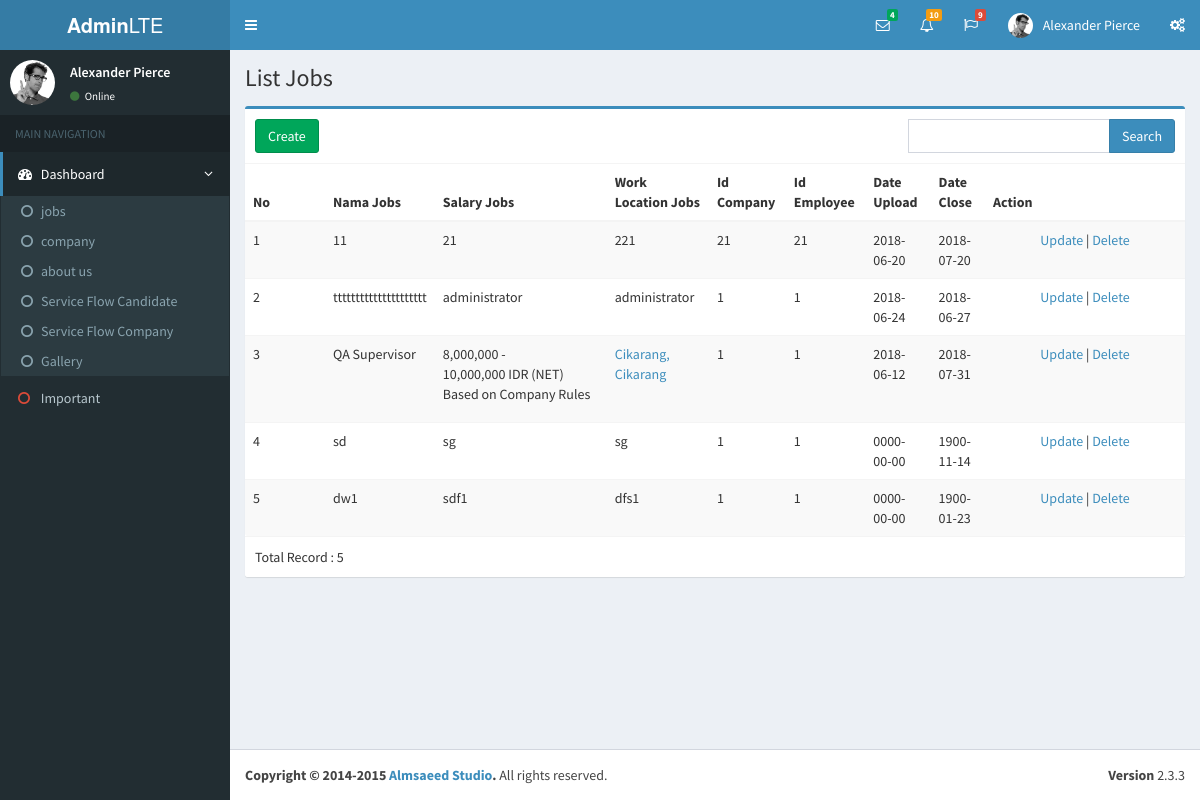
Page /index.php/administrator/jobs on the committed database.
### tables this page shows
CREATE TABLE `jobs` (
  `id_jobs` int(11) NOT NULL AUTO_INCREMENT,
  `nama_jobs` varchar(50) NOT NULL,
  `description_jobs` text NOT NULL,
  `general_requirement_jobs` text NOT NULL,
  `language_requirement_jobs` text NOT NULL,
  `benefits_jobs` text NOT NULL,
  `salary_jobs` text NOT NULL,
  `work_location_jobs` text NOT NULL,
  `working_hours_jobs` text NOT NULL,
  `id_company` int(11) NOT NULL,
  `id_employee` int(11) NOT NULL,
  `date_upload` date NOT NULL,
  `date_close` date NOT NULL,
  PRIMARY KEY (`id_jobs`)
);

### application/libraries/Template.php (called while the page is built, shortened)
<?php
class Template
{
    var $template_data = array();
    function set($name, $value)
    {
        $this->template_data[$name] = $value;
    }
    function load($template = '', $view = '', $view_data = array(), $return = FALSE)
    {
        $this->CI = & get_instance();
        $this->set('contents', $this->CI->load->view($view, $view_data, TRUE));
        return $this->CI->load->view($template, $this->template_data, $return);
    }
}

### application/controllers/Administrator.php (called while the page is built, shortened)
<?php
class Administrator extends CI_Controller
{
    public function jobs()
    {
        $q = urldecode($this->input->get('q', TRUE));
        $start = intval($this->input->get('start'));
        if ($q != '') {
            $config['base_url'] = base_url() . 'administrator/jobs/?q=' . urlencode($q);
            $config['first_url'] = base_url() . 'administrator/jobs/?q=' . urlencode($q);
        } else {
            $config['base_url'] = base_url() . 'administrator/jobs/';
            $config['first_url'] = base_url() . 'administrator/jobs/';
        }
        $config['per_page'] = 10;
        $config['page_query_string'] = TRUE;
        $config['total_rows'] = $this->Jobs_model->total_rows_jobs($q);
        $jobs = $this->Jobs_model->get_limit_data_jobs($config['per_page'], $start, $q);
        $this->pagination->initialize($config);
        $data = array(
            'jobs_data' => $jobs,
            'q' => $q,
            'pagination' => $this->pagination->create_links(),
            'total_rows' => $config['total_rows'],
            'start' => $start,
            'page' => 'jobs',
            'title' => 'List Jobs'
        );
        $this->template->load('administrator/template', 'administrator/view_jobs_list', $data);
    }
}

### index.php (called while the page is built, shortened)
<?php
require_once BASEPATH.'core/CodeIgniter.php';

### application/config/config.php (called while the page is built, shortened)
<?php
$config['base_url'] = (isset($_SERVER['HTTPS']) ? "https://" : "http://") . $_SERVER['HTTP_HOST'] . str_replace(basename($_SERVER['SCRIPT_NAME']), "", $_SERVER['SCRIPT_NAME']);
$config['index_page'] = '';
$config['uri_protocol']	= 'REQUEST_URI';
$config['url_suffix'] = '.io';
$config['language']	= 'english';
$config['charset'] = 'UTF-8';
$config['enable_hooks'] = FALSE;
$config['subclass_prefix'] = 'MY_';
$config['composer_autoload'] = FALSE;
$config['permitted_uri_chars'] = 'a-z 0-9~%.:_\-';
$config['enable_query_strings'] = FALSE;
$config['controller_trigger'] = 'c';
$config['function_trigger'] = 'm';
$config['directory_trigger'] = 'd';
$config['allow_get_array'] = TRUE;
$config['log_threshold'] = 0;
$config['log_path'] = '';
$config['log_file_extension'] = '';
$config['log_file_permissions'] = 0644;
$config['log_date_format'] = 'Y-m-d H:i:s';
$config['error_views_path'] = '';
$config['cache_path'] = '';
$config['cache_query_string'] = FALSE;
$config['encryption_key'] = 'randomstring';
$config['sess_driver'] = 'files';
$config['sess_cookie_name'] = 'ci_session';
$config['sess_expiration'] = 7200;
$config['sess_save_path'] = NULL;
$config['sess_match_ip'] = FALSE;
$config['sess_time_to_update'] = 300;
$config['sess_regenerate_destroy'] = FALSE;
$config['cookie_prefix']	= '';
$config['cookie_domain']	= '';
$config['cookie_path']		= '/';
$config['cookie_secure']	= FALSE;
$config['cookie_httponly'] 	= FALSE;
$config['standardize_newlines'] = FALSE;
$config['global_xss_filtering'] = FALSE;
$config['csrf_protection'] = FALSE;
$config['csrf_token_name'] = 'csrf_test_name';
$config['csrf_cookie_name'] = 'csrf_cookie_name';
$config['csrf_expire'] = 7200;
$config['csrf_regenerate'] = TRUE;
$config['csrf_exclude_uris'] = array();
$config['compress_output'] = FALSE;
$config['time_reference'] = 'local';
$config['rewrite_short_tags'] = FALSE;
$config['proxy_ips'] = '';

### application/config/pagination.php (called while the page is built, shortened)
<?php  if ( ! defined('BASEPATH')) exit('No direct script access allowed');
$config['query_string_segment'] = 'start';
$config['full_tag_open'] = '<nav><ul class="pagination pagination-sm no-margin pull-right" style="margin-top:0px">';
$config['full_tag_close'] = '</ul></nav>';
$config['first_link'] = 'First';
$config['first_tag_open'] = '<li>';
$config['first_tag_close'] = '</li>';
$config['last_link'] = 'Last';
$config['last_tag_open'] = '<li>';
$config['last_tag_close'] = '</li>';
$config['next_link'] = 'Next';
$config['next_tag_open'] = '<li>';
$config['next_tag_close'] = '</li>';

### application/models/Jobs_model.php (called while the page is built, shortened)
<?php
class Jobs_model extends CI_Model
{
    public $table = 'jobs';
    public $id = 'id_jobs';
    public $order = 'DESC';
    function total_rows_jobs($q = NULL)
    {
        $this->db->like('id_jobs', $q);
        $this->db->or_like('nama_jobs', $q);
        $this->db->or_like('description_jobs', $q);
        $this->db->or_like('general_requirement_jobs', $q);
        $this->db->or_like('language_requirement_jobs', $q);
        $this->db->or_like('benefits_jobs', $q);
        $this->db->or_like('salary_jobs', $q);
        $this->db->or_like('work_location_jobs', $q);
        $this->db->or_like('working_hours_jobs', $q);
        $this->db->or_like('id_company', $q);
        $this->db->or_like('id_employee', $q);
        $this->db->or_like('date_upload', $q);
        $this->db->or_like('date_close', $q);
        $this->db->from($this->table);
        return $this->db->count_all_results();
    }
    function get_limit_data_jobs($limit, $start = 0, $q = NULL)
    {
        $this->db->order_by($this->id, $this->order);
        $this->db->like('id_jobs', $q);
        $this->db->or_like('nama_jobs', $q);
        $this->db->or_like('description_jobs', $q);
        $this->db->or_like('general_requirement_jobs', $q);
        $this->db->or_like('language_requirement_jobs', $q);
        $this->db->or_like('benefits_jobs', $q);
        $this->db->or_like('salary_jobs', $q);
        $this->db->or_like('work_location_jobs', $q);
        $this->db->or_like('working_hours_jobs', $q);
        $this->db->or_like('id_company', $q);
        $this->db->or_like('id_employee', $q);
        $this->db->or_like('date_upload', $q);
        $this->db->or_like('date_close', $q);
        $this->db->limit($limit, $start);
        return $this->db->get($this->table)->result();
    }
}

### application/views/administrator/view_jobs_list.php (the view, shortened to what this page needs)
<div class="content-wrapper">
	<section class="content-header">
		<h1>
			<?php echo $title;?>
		</h1>
	</section>
	<section class="content">
		<div class="box box-primary">
			<div class="box-header with-border">
				<?php echo anchor(site_url('administrator/jobs_create'),'Create', 'class="btn btn-success"'); ?>
				<form action="<?php echo site_url('administrator/jobs'); ?>"
					class="form-inline pull-right" method="get">
					<div class="input-group">
						<input type="text" class="form-control" name="q"
							value="<?php echo $q; ?>"> <span class="input-group-btn">
                          <button class="btn btn-primary" type="submit">Search</button>
						</span>
					</div>
				</form>
			</div>
			<div class="box-body table-responsive no-padding">
				<table class="table table-striped table-hover">
					<thead>
						<tr>
							<th>No</th>
							<th>Nama Jobs</th>
							<th>Salary Jobs</th>
							<th>Work Location Jobs</th>
							<th>Id Company</th>
							<th>Id Employee</th>
							<th>Date Upload</th>
							<th>Date Close</th>
							<th>Action</th>
						</tr>
					</thead>
					<tbody>
						<?php
    foreach ($jobs_data as $jobs) {
        ?>
                <tr>
							<td width="80px"><?php echo ++$start ?></td>
							<td><?php echo $jobs->nama_jobs ?></td>
							<td><?php echo $jobs->salary_jobs ?></td>
							<td><?php echo $jobs->work_location_jobs ?></td>
							<td><?php echo $jobs->id_company ?></td>
							<td><?php echo $jobs->id_employee ?></td>
							<td><?php echo $jobs->date_upload ?></td>
							<td><?php echo $jobs->date_close ?></td>
							<td style="text-align: center" width="200px">
				<?php
        echo anchor(site_url('administrator/jobs_update/' . $jobs->id_jobs), 'Update');
        echo ' | ';
        echo anchor(site_url('administrator/jobs_delete/' . $jobs->id_jobs), 'Delete', 'onclick="javasciprt: return confirm(\'Are You Sure ?\')"');
        ?>
			</td>
						</tr>
                <?php
    }
    ?>
					</tbody>
				</table>
			</div>
			<div class="box-footer clearfix">
				Total Record : <?php echo $total_rows ?>
            </div>
		</div>
	</section>
</div>

### application/views/administrator/template.php (shortened to what this page needs)
<!DOCTYPE html>
<html>
<head>
<link rel="stylesheet"
	href="<?php echo base_url('template/admin_lte/'); ?>bootstrap/css/bootstrap.min.css">
<link rel="stylesheet"
	href="<?php echo base_url('template/admin_lte/'); ?>plugins/font-awesome-4.4.0/css/font-awesome.min.css">
<link rel="stylesheet"
	href="<?php echo base_url('template/admin_lte/'); ?>plugins/ionicons-2.0.1/css/ionicons.min.css">
<link rel="stylesheet"
	href="<?php echo base_url('template/admin_lte/'); ?>dist/css/AdminLTE.min.css">
<link rel="stylesheet"
	href="<?php echo base_url('template/admin_lte/'); ?>dist/css/skins/_all-skins.min.css">
  <?php include "administrator_css.php"; ?>
</head>
<body class="hold-transition skin-blue fixed sidebar-mini">
	<div class="wrapper">
		<header class="main-header">
			<a href="<?php echo base_url('template/admin_lte/'); ?>index2.html"
				class="logo">
				<span class="logo-lg"><b>Admin</b>LTE</span>
			</a>
			<nav class="navbar navbar-static-top">
				<a href="#" class="sidebar-toggle" data-toggle="offcanvas"
					role="button"> <span class="sr-only">Toggle navigation</span>
				</a>
				<div class="navbar-custom-menu">
					<ul class="nav navbar-nav">
						<li class="dropdown messages-menu"><a href="#"
							class="dropdown-toggle" data-toggle="dropdown"> <i
								class="fa fa-envelope-o"></i> <span class="label label-success">4</span>
						</a>
							</li>
						<li class="dropdown notifications-menu"><a href="#"
							class="dropdown-toggle" data-toggle="dropdown"> <i
								class="fa fa-bell-o"></i> <span class="label label-warning">10</span>
						</a>
							</li>
						<li class="dropdown tasks-menu"><a href="#"
							class="dropdown-toggle" data-toggle="dropdown"> <i
								class="fa fa-flag-o"></i> <span class="label label-danger">9</span>
						</a>
							</li>
						<li class="dropdown user user-menu"><a href="#"
							class="dropdown-toggle" data-toggle="dropdown"> <img
								src="<?php echo base_url('template/admin_lte/'); ?>dist/img/user2-160x160.jpg"
								class="user-image" alt="User Image"> <span class="hidden-xs">Alexander
									Pierce</span>
						</a>
							</li>
						<li><a href="#" data-toggle="control-sidebar"><i
								class="fa fa-gears"></i></a></li>
					</ul>
				</div>
			</nav>
		</header>
		<aside class="main-sidebar">
			<section class="sidebar">
				<div class="user-panel">
					<div class="pull-left image">
						<img
							src="<?php echo base_url('template/admin_lte/'); ?>dist/img/user2-160x160.jpg"
							class="img-circle" alt="User Image">
					</div>
					<div class="pull-left info">
						<p>Alexander Pierce</p>
						<a href="#"><i class="fa fa-circle text-success"></i> Online</a>
					</div>
				</div>
				<ul class="sidebar-menu">
					<li class="header">MAIN NAVIGATION</li>
					<li class="active treeview"><a href="#"> <i class="fa fa-dashboard"></i>
							<span>Dashboard</span> <i class="fa fa-angle-left pull-right"></i>
					</a>
						<ul class="treeview-menu">
							<li><a href="http://localhost:81/bkk_lte/administrator/jobs"><i
									class="fa fa-circle-o"></i>jobs</a></li>
							<li><a href="http://localhost:81/bkk_lte/administrator/company"><i
									class="fa fa-circle-o"></i>company</a></li>
							<li><a href="http://localhost:81/bkk_lte/administrator/about_us"><i
									class="fa fa-circle-o"></i>about us</a></li>
							<li><a
								href="http://localhost:81/bkk_lte/administrator/service_flow_candidate"><i
									class="fa fa-circle-o"></i>Service Flow Candidate</a></li>
							<li><a
								href="http://localhost:81/bkk_lte/administrator/service_flow_company"><i
									class="fa fa-circle-o"></i>Service Flow Company</a></li>
									<li><a
								href="http://localhost:81/bkk_lte/administrator/gallery"><i
									class="fa fa-circle-o"></i>Gallery</a></li>
						</ul></li>
					<li><a href="#"><i class="fa fa-circle-o text-red"></i> <span>Important</span></a></li>
				</ul>
			</section>
		</aside>
		<?php echo $contents; ?>
		<footer class="main-footer">
			<div class="pull-right hidden-xs">
				<b>Version</b> 2.3.3
			</div>
			<strong>Copyright &copy; 2014-2015 <a
				href="http://almsaeedstudio.com">Almsaeed Studio</a>.
			</strong> All rights reserved.
		</footer>
	</div>
</body>
</html>

### application/views/administrator/administrator_css.php
<?php
if (isset($page) && $page == 'jobs') {
    ?>
<link rel="stylesheet"
	href="<?php echo base_url('template/admin_lte/'); ?>plugins/datepicker/datepicker3.css">
<?php
} else if (isset($page) && $page == 'company') {
    ?>
<link rel="stylesheet"
	href="<?php echo base_url('template/admin_lte/'); ?>plugins/datepicker/datepicker3.css">
<?php
}

### rows in the picture
jobs: nama_jobs "11", salary_jobs "21", work_location_jobs "221", id_company "21", id_employee "21", date_upload "2018-06-20", date_close "2018-07-20", id_jobs "Update", id_jobs "Delete"
jobs: nama_jobs "ttttttttttttttttttttt", salary_jobs "administrator", work_location_jobs "administrator", id_company "1", id_employee "1", date_upload "2018-06-24", date_close "2018-06-27", id_jobs "Update", id_jobs "Delete"
jobs: nama_jobs "QA Supervisor", salary_jobs "8,000,000 - 10,000,000 IDR (NET) Based on Company Rules", work_location_jobs "Cikarang, Cikarang", id_company "1", id_employee "1", date_upload "2018-06-12", date_close "2018-07-31", id_jobs "Update", id_jobs "Delete"
jobs: nama_jobs "sd", salary_jobs "sg", work_location_jobs "sg", id_company "1", id_employee "1", date_upload "0000-00-00", date_close "1900-11-14", id_jobs "Update", id_jobs "Delete"
jobs: nama_jobs "dw1", salary_jobs "sdf1", work_location_jobs "dfs1", id_company "1", id_employee "1", date_upload "0000-00-00", date_close "1900-01-23", id_jobs "Update", id_jobs "Delete"

### other values in the picture
$title "List Jobs"
$total_rows "5"
